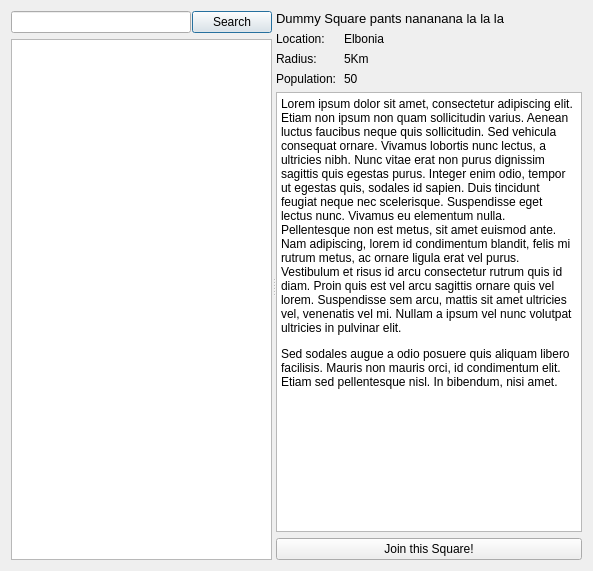
<?xml version="1.0" encoding="UTF-8"?>
<ui version="4.0">
 <class>SquareSearchDialog</class>
 <widget class="QDialog" name="SquareSearchDialog">
  <property name="geometry">
   <rect>
    <x>0</x>
    <y>0</y>
    <width>593</width>
    <height>571</height>
   </rect>
  </property>
  <property name="windowTitle">
   <string>Search Global Squares</string>
  </property>
  <layout class="QVBoxLayout" name="verticalLayout_4">
   <item>
    <widget class="QSplitter" name="splitter">
     <property name="orientation">
      <enum>Qt::Horizontal</enum>
     </property>
     <property name="handleWidth">
      <number>4</number>
     </property>
     <widget class="QWidget" name="layoutWidget">
      <layout class="QVBoxLayout" name="verticalLayout_3">
       <property name="sizeConstraint">
        <enum>QLayout::SetMinimumSize</enum>
       </property>
       <item>
        <layout class="QHBoxLayout" name="horizontalLayout_3">
         <property name="spacing">
          <number>1</number>
         </property>
         <property name="sizeConstraint">
          <enum>QLayout::SetMaximumSize</enum>
         </property>
         <item>
          <widget class="QLineEdit" name="search_line">
           <property name="sizePolicy">
            <sizepolicy hsizetype="Expanding" vsizetype="Fixed">
             <horstretch>0</horstretch>
             <verstretch>0</verstretch>
            </sizepolicy>
           </property>
           <property name="minimumSize">
            <size>
             <width>124</width>
             <height>0</height>
            </size>
           </property>
           <property name="maximumSize">
            <size>
             <width>236</width>
             <height>16777215</height>
            </size>
           </property>
          </widget>
         </item>
         <item>
          <widget class="QPushButton" name="search_btn">
           <property name="text">
            <string>Search</string>
           </property>
          </widget>
         </item>
        </layout>
       </item>
       <item>
        <widget class="QListView" name="results_list">
         <property name="editTriggers">
          <set>QAbstractItemView::NoEditTriggers</set>
         </property>
        </widget>
       </item>
      </layout>
     </widget>
     <widget class="QWidget" name="layoutWidget">
      <layout class="QVBoxLayout" name="verticalLayout_2">
       <item>
        <layout class="QHBoxLayout" name="horizontalLayout_2">
         <item>
          <layout class="QVBoxLayout" name="verticalLayout">
           <item>
            <widget class="QLabel" name="title_label">
             <property name="font">
              <font>
               <pointsize>10</pointsize>
              </font>
             </property>
             <property name="text">
              <string>Dummy Square pants nananana la la la</string>
             </property>
             <property name="scaledContents">
              <bool>false</bool>
             </property>
             <property name="wordWrap">
              <bool>false</bool>
             </property>
             <property name="openExternalLinks">
              <bool>true</bool>
             </property>
             <property name="textInteractionFlags">
              <set>Qt::TextBrowserInteraction</set>
             </property>
            </widget>
           </item>
           <item>
            <layout class="QHBoxLayout" name="horizontalLayout">
             <item>
              <layout class="QGridLayout" name="gridLayout">
               <property name="horizontalSpacing">
                <number>8</number>
               </property>
               <item row="1" column="0">
                <widget class="QLabel" name="label_3">
                 <property name="text">
                  <string>Radius:</string>
                 </property>
                </widget>
               </item>
               <item row="0" column="0">
                <widget class="QLabel" name="label_2">
                 <property name="text">
                  <string>Location:</string>
                 </property>
                </widget>
               </item>
               <item row="2" column="1">
                <widget class="QLabel" name="population_label">
                 <property name="text">
                  <string>50</string>
                 </property>
                </widget>
               </item>
               <item row="2" column="0">
                <widget class="QLabel" name="label_7">
                 <property name="text">
                  <string>Population:</string>
                 </property>
                </widget>
               </item>
               <item row="1" column="1">
                <widget class="QLabel" name="radius_label">
                 <property name="text">
                  <string>5Km</string>
                 </property>
                </widget>
               </item>
               <item row="0" column="1" colspan="2">
                <widget class="QLabel" name="location_label">
                 <property name="text">
                  <string>Elbonia</string>
                 </property>
                </widget>
               </item>
              </layout>
             </item>
             <item>
              <spacer name="horizontalSpacer">
               <property name="orientation">
                <enum>Qt::Horizontal</enum>
               </property>
               <property name="sizeHint" stdset="0">
                <size>
                 <width>38</width>
                 <height>17</height>
                </size>
               </property>
              </spacer>
             </item>
            </layout>
           </item>
          </layout>
         </item>
         <item>
          <widget class="QLabel" name="thumbnail_label">
           <property name="sizePolicy">
            <sizepolicy hsizetype="Fixed" vsizetype="Fixed">
             <horstretch>0</horstretch>
             <verstretch>0</verstretch>
            </sizepolicy>
           </property>
           <property name="minimumSize">
            <size>
             <width>64</width>
             <height>64</height>
            </size>
           </property>
           <property name="maximumSize">
            <size>
             <width>64</width>
             <height>64</height>
            </size>
           </property>
           <property name="sizeIncrement">
            <size>
             <width>64</width>
             <height>64</height>
            </size>
           </property>
           <property name="baseSize">
            <size>
             <width>64</width>
             <height>64</height>
            </size>
           </property>
           <property name="text">
            <string/>
           </property>
           <property name="pixmap">
            <pixmap resource="resources.qrc">:/main/face-smile-big.png</pixmap>
           </property>
           <property name="scaledContents">
            <bool>true</bool>
           </property>
          </widget>
         </item>
        </layout>
       </item>
       <item>
        <widget class="QTextBrowser" name="description_tbox">
         <property name="html">
          <string>&lt;!DOCTYPE HTML PUBLIC &quot;-//W3C//DTD HTML 4.0//EN&quot; &quot;http://www.w3.org/TR/REC-html40/strict.dtd&quot;&gt;
&lt;html&gt;&lt;head&gt;&lt;meta name=&quot;qrichtext&quot; content=&quot;1&quot; /&gt;&lt;style type=&quot;text/css&quot;&gt;
p, li { white-space: pre-wrap; }
&lt;/style&gt;&lt;/head&gt;&lt;body style=&quot; font-family:'Terminus'; font-size:9pt; font-weight:400; font-style:normal;&quot;&gt;
&lt;p style=&quot; margin-top:0px; margin-bottom:0px; margin-left:0px; margin-right:0px; -qt-block-indent:0; text-indent:0px;&quot;&gt;&lt;a name=&quot;lipsum&quot;&gt;&lt;/a&gt;Lorem ipsum dolor sit amet, consectetur adipiscing elit. Etiam non ipsum non quam sollicitudin varius. Aenean luctus faucibus neque quis sollicitudin. Sed vehicula consequat ornare. Vivamus lobortis nunc lectus, a ultricies nibh. Nunc vitae erat non purus dignissim sagittis quis egestas purus. Integer enim odio, tempor ut egestas quis, sodales id sapien. Duis tincidunt feugiat neque nec scelerisque. Suspendisse eget lectus nunc. Vivamus eu elementum nulla. Pellentesque non est metus, sit amet euismod ante. Nam adipiscing, lorem id condimentum blandit, felis mi rutrum metus, ac ornare ligula erat vel purus. Vestibulum et risus id arcu consectetur rutrum quis id diam. Proin quis est vel arcu sagittis ornare quis vel lorem. Suspendisse sem arcu, mattis sit amet ultricies vel, venenatis vel mi. Nullam a ipsum vel nunc volutpat ultricies in pulvinar elit. &lt;/p&gt;
&lt;p style=&quot; margin-top:12px; margin-bottom:12px; margin-left:0px; margin-right:0px; -qt-block-indent:0; text-indent:0px;&quot;&gt;Sed sodales augue a odio posuere quis aliquam libero facilisis. Mauris non mauris orci, id condimentum elit. Etiam sed pellentesque nisl. In bibendum, nisi amet.&lt;/p&gt;&lt;/body&gt;&lt;/html&gt;</string>
         </property>
         <property name="openExternalLinks">
          <bool>true</bool>
         </property>
        </widget>
       </item>
       <item>
        <widget class="QPushButton" name="joinSquare_btn">
         <property name="sizePolicy">
          <sizepolicy hsizetype="Expanding" vsizetype="Fixed">
           <horstretch>0</horstretch>
           <verstretch>0</verstretch>
          </sizepolicy>
         </property>
         <property name="text">
          <string>Join this Square!</string>
         </property>
        </widget>
       </item>
      </layout>
     </widget>
    </widget>
   </item>
  </layout>
 </widget>
 <resources>
  <include location="resources.qrc"/>
  <include location="resources.qrc"/>
 </resources>
 <connections/>
</ui>
